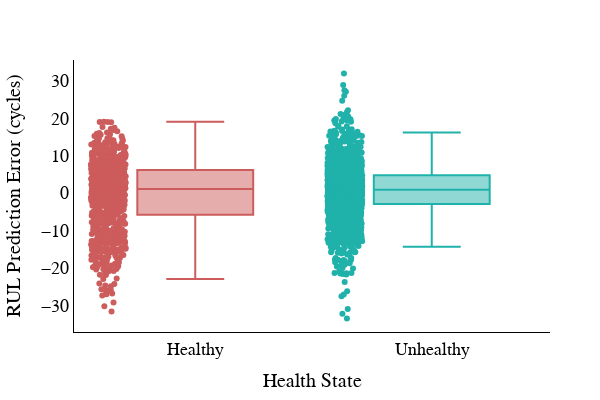

Here is the notebook cell this chart was saved with:
### Code cell
delta = y_test_hat - y_test

healthy_idxs = findall(y_test[:, 1] .== 1)
unhealthy_idxs = findall(y_test[:, 1] .== 0)
fan_idxs = findall(y_test[:, 2] .== 1)
lpc_idxs = findall(y_test[:, 3] .== 1)
hpc_idxs = findall(y_test[:, 4] .== 1)
hpt_idxs = findall(y_test[:, 5] .== 1)
lpt_idxs = findall(y_test[:, 6] .== 1)

healthy_errors = delta[healthy_idxs, end]
unhealthy_errors = delta[unhealthy_idxs, end]
fan_errors = delta[fan_idxs, end]
lpc_errors = delta[lpc_idxs, end]
hpc_errors = delta[hpc_idxs, end]
hpt_errors = delta[hpt_idxs, end]
lpt_errors = delta[lpt_idxs, end]

trace1 = box(y=healthy_errors, boxpoints="all", marker_color="indianred", name="Healthy")
trace2 = box(y=unhealthy_errors, boxpoints="all", marker_color="lightseagreen", name="Unhealthy")

layout = Layout(font_family="Sans-Serif", font_color="black", xaxis_title="Health State", xaxis_title_font_size=20, 
    xaxis_tickfont_size=18, yaxis_title="RUL Prediction Error (cycles)", yaxis_title_font_size=20, yaxis_tickfont_size=18,
    showlegend=false, width=600, height=400, plot_bgcolor="white", xaxis_linecolor="black", yaxis_linecolor="black")

p1 = PlotlyJS.Plot([trace1, trace2], layout)
#PlotlyJS.savefig(p1, "../Plots/RUL_HS_NASA_Split.pdf",  width=600, height=400, scale=1)

### Figure 1 — Plotly figure (JSON) as saved in the notebook; plotly's stock layout.template omitted (floating-point values rounded to 4 significant figures; data arrays with more than 128 entries replaced by an {"elided": "..."} marker saying what was removed)
{"data": [{"boxpoints": "all", "marker": {"color": "indianred"}, "name": "Healthy", "type": "box", "y": {"elided": "871 float values"}}, {"boxpoints": "all", "marker": {"color": "lightseagreen"}, "name": "Unhealthy", "type": "box", "y": {"elided": "1865 float values"}}], "layout": {"font": {"color": "black", "family": "Sans-Serif"}, "height": 400, "margin": {"b": 50, "l": 50, "r": 50, "t": 60}, "plot_bgcolor": "white", "showlegend": false, "width": 600, "xaxis": {"linecolor": "black", "tickfont": {"size": 18}, "title": {"font": {"size": 20}, "text": "Health State"}}, "yaxis": {"linecolor": "black", "tickfont": {"size": 18}, "title": {"font": {"size": 20}, "text": "RUL Prediction Error (cycles)"}}}}
